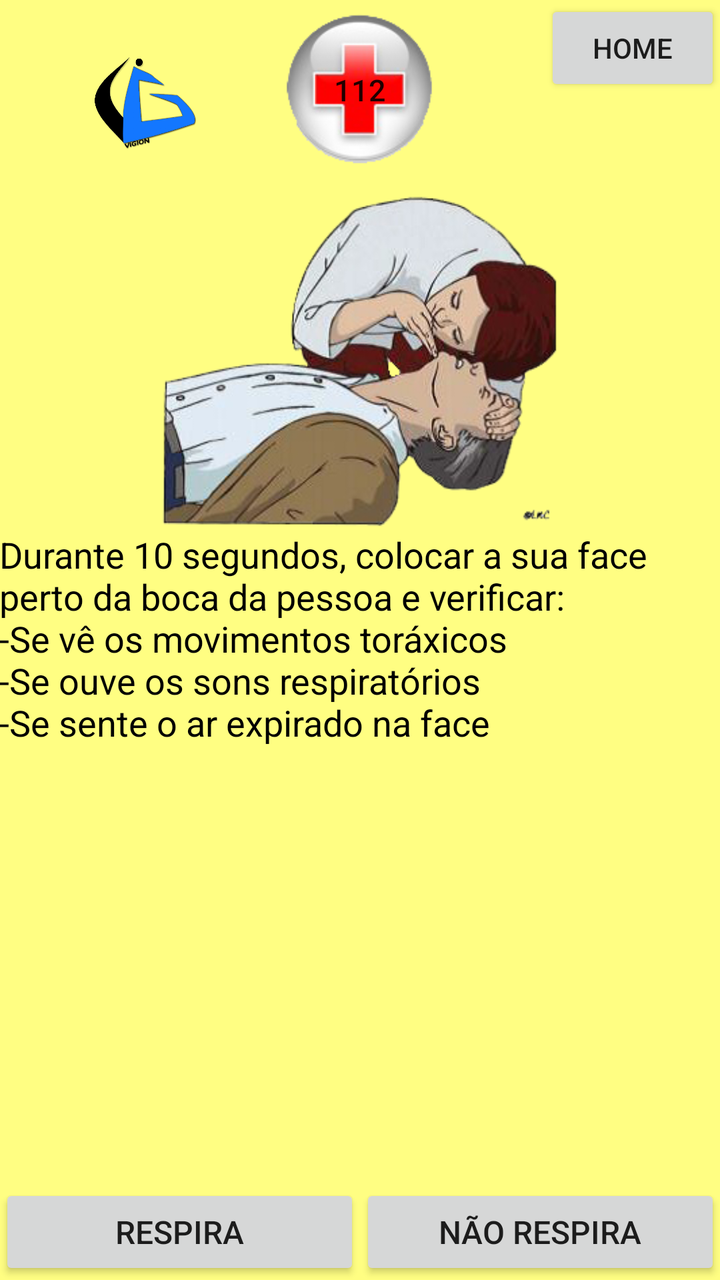
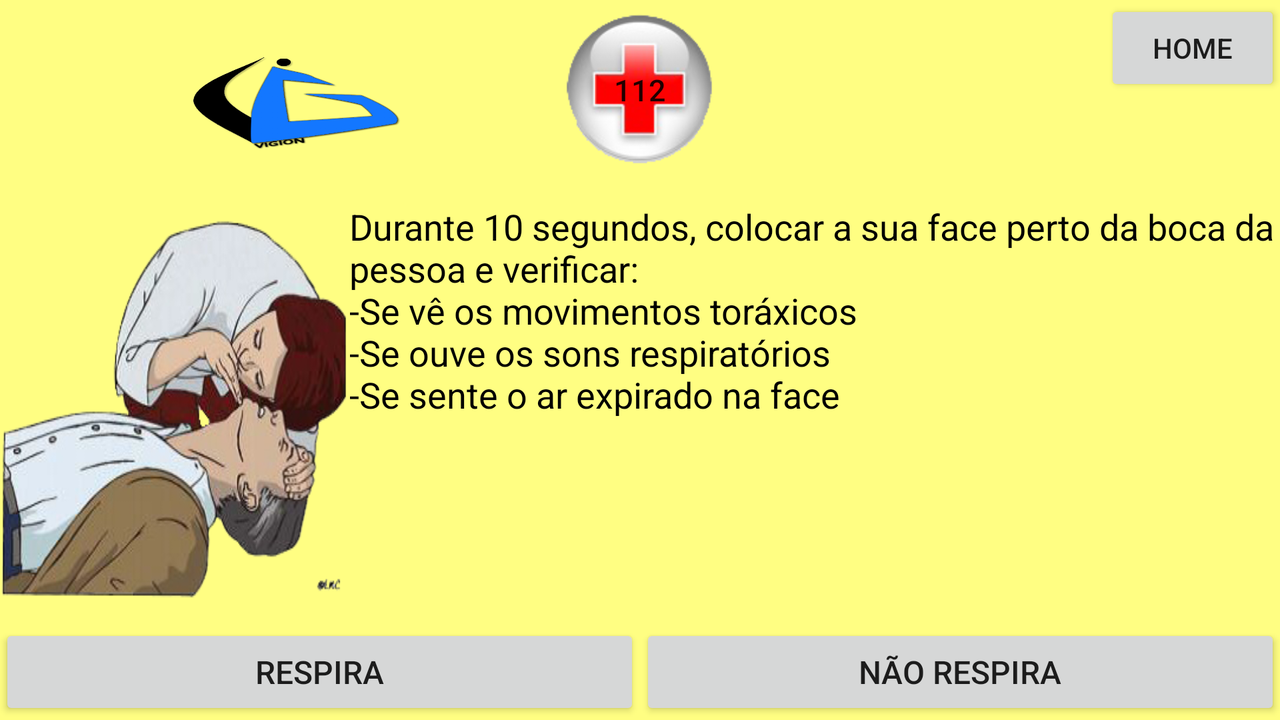

Compare how this app lays out the same screen by default and in its alternative resource folder. The renders come first, then the two layout files and the values they reference.
<!-- AndroidManifest.xml: application theme AppTheme -->
<!-- res/layout/activity_sbv_vos.xml -->
<RelativeLayout xmlns:android="http://schemas.android.com/apk/res/android"
    xmlns:tools="http://schemas.android.com/tools" android:layout_width="match_parent"
    android:layout_height="match_parent" android:paddingLeft="@dimen/activity_horizontal_margin"
    android:paddingRight="@dimen/activity_horizontal_margin"
    android:paddingTop="@dimen/activity_vertical_margin"
    android:paddingBottom="@dimen/activity_vertical_margin"
    tools:context="com.example.vss.suportebasicodevida5.sbv_vos"
    android:background="#fffffe82">

    <Button
        android:layout_width="90dp"
        android:layout_height="90dp"
        android:text="@string/emergencia"
        android:id="@+id/buttonEmergencia"
        android:onClick="onCLickChange2Activity"
        android:layout_alignParentTop="true"
        android:layout_centerHorizontal="true"
        android:background="@drawable/medicina_em_png_queroimagem_ceica_crispim_2_transparente"
        android:textSize="15dp" />

    <LinearLayout
        android:orientation="horizontal"
        android:layout_width="fill_parent"
        android:layout_height="wrap_content"
        android:layout_centerHorizontal="true"

        android:layout_alignParentBottom="true"
        android:id="@+id/linearLayout">

        <Button
            android:layout_width="match_parent"
            android:layout_height="wrap_content"
            android:text="@string/respira"
            android:id="@+id/buttonRespira"
            android:layout_alignTop="@+id/buttonNaoRespira"
            android:layout_alignParentLeft="true"
            android:layout_alignParentStart="true"
            android:onClick="onCLickChange2Activity"
            android:layout_gravity="left|bottom"
            android:layout_weight="1"
            android:textSize="16sp" />

        <Button
            android:layout_width="match_parent"
            android:layout_height="wrap_content"
            android:text="@string/nao_respira"
            android:id="@+id/buttonNaoRespira"
            android:onClick="onCLickChange2Activity"
            android:layout_alignParentBottom="true"
            android:layout_alignParentRight="true"
            android:layout_alignParentEnd="true"
            android:layout_gravity="right|bottom"
            android:layout_weight="1"
            android:textSize="16sp" />

    </LinearLayout>

    <Button
        android:layout_width="wrap_content"
        android:layout_height="wrap_content"
        android:text="@string/home"
        android:id="@+id/buttonHome"
        android:onClick="onCLickChange2Activity"
        android:layout_alignParentTop="true"
        android:layout_alignParentRight="true"
        android:layout_alignParentEnd="true" />

    <ImageView
        android:layout_width="90dp"
        android:layout_height="90dp"
        android:id="@+id/imageViewVSS"
        android:layout_alignParentTop="true"
        android:layout_alignParentLeft="true"
        android:layout_alignParentStart="true"
        android:background="@drawable/vigion_logo"
        android:layout_alignBottom="@+id/buttonEmergencia"
        android:layout_toLeftOf="@+id/buttonEmergencia"
        android:layout_toStartOf="@+id/buttonEmergencia" />

    <RelativeLayout
        android:layout_width="fill_parent"
        android:layout_height="fill_parent"
        android:layout_alignParentLeft="true"
        android:layout_alignParentStart="true"
        android:layout_alignParentRight="true"
        android:layout_alignParentEnd="true"
        android:layout_below="@+id/buttonEmergencia"
        android:layout_above="@+id/linearLayout">

        <ImageView
            android:layout_width="200dp"
            android:layout_height="175dp"
            android:id="@+id/imageView2"
            android:background="@drawable/vos2_transparente"
            android:layout_alignParentTop="true"
            android:layout_centerHorizontal="true" />

        <TextView
            android:layout_width="wrap_content"
            android:layout_height="wrap_content"
            android:textAppearance="?android:attr/textAppearanceMedium"
            android:text="@string/vos_sentidos"
            android:id="@+id/textView"
            android:textColor="#ff000000"
            android:layout_below="@+id/imageView2"
            android:layout_alignParentBottom="true" />


    </RelativeLayout>

</RelativeLayout>
<!-- resources referenced by this layout -->
<resources>
  <!-- drawable medicina_em_png_queroimagem_ceica_crispim_2_transparente: png bitmap (drawable-mdpi, 13470 bytes) -->
  <!-- drawable vigion_logo: png bitmap (drawable-mdpi, 108685 bytes) -->
  <!-- drawable vos2_transparente: png bitmap (drawable-mdpi, 92309 bytes) -->
  <string name="emergencia">112</string>
  <string name="home">HOME</string>
  <string name="nao_respira">Não Respira</string>
  <string name="respira">Respira</string>
  <string name="vos_sentidos">Durante 10 segundos, colocar a sua face perto da boca da pessoa e verificar:\n-Se vê os movimentos toráxicos\n-Se ouve os sons respiratórios\n-Se sente o ar expirado na face</string>
  <style name="AppTheme" parent="Theme.AppCompat.Light.NoActionBar">
          
      </style>
</resources>
<!-- res/layout-land/activity_sbv_vos.xml (the repository's variant of the layout above) -->
<!-- drawn on the phone turned sideways -->
<RelativeLayout xmlns:android="http://schemas.android.com/apk/res/android"
    xmlns:tools="http://schemas.android.com/tools" android:layout_width="match_parent"
    android:layout_height="match_parent" android:paddingLeft="@dimen/activity_horizontal_margin"
    android:paddingRight="@dimen/activity_horizontal_margin"
    android:paddingTop="@dimen/activity_vertical_margin"
    android:paddingBottom="@dimen/activity_vertical_margin"
    tools:context="com.example.vss.suportebasicodevida5.sbv_vos"
    android:background="#fffffe82">

    <Button
        android:layout_width="90dp"
        android:layout_height="90dp"
        android:text="@string/emergencia"
        android:id="@+id/buttonEmergencia"
        android:onClick="onCLickChange2Activity"
        android:layout_alignParentTop="true"
        android:layout_centerHorizontal="true"
        android:background="@drawable/medicina_em_png_queroimagem_ceica_crispim_2_transparente"
        android:textSize="15dp" />

    <LinearLayout
        android:orientation="horizontal"
        android:layout_width="fill_parent"
        android:layout_height="wrap_content"

        android:layout_alignParentBottom="true"
        android:id="@+id/linearLayout"
        android:layout_alignParentRight="true"
        android:layout_alignParentEnd="true"
        android:layout_alignParentLeft="true"
        android:layout_alignParentStart="true">

        <Button
            android:layout_width="match_parent"
            android:layout_height="wrap_content"
            android:text="@string/respira"
            android:id="@+id/buttonRespira"
            android:layout_alignTop="@+id/buttonNaoRespira"
            android:layout_alignParentLeft="true"
            android:layout_alignParentStart="true"
            android:onClick="onCLickChange2Activity"
            android:layout_gravity="left|bottom"
            android:layout_weight="1"
            android:textSize="16sp" />

        <Button
            android:layout_width="match_parent"
            android:layout_height="wrap_content"
            android:text="@string/nao_respira"
            android:id="@+id/buttonNaoRespira"
            android:onClick="onCLickChange2Activity"
            android:layout_alignParentBottom="true"
            android:layout_alignParentRight="true"
            android:layout_alignParentEnd="true"
            android:layout_gravity="right|bottom"
            android:layout_weight="1"
            android:textSize="16sp" />

    </LinearLayout>

    <Button
        android:layout_width="wrap_content"
        android:layout_height="wrap_content"
        android:text="@string/home"
        android:id="@+id/buttonHome"
        android:onClick="onCLickChange2Activity"
        android:layout_alignParentTop="true"
        android:layout_alignParentRight="true"
        android:layout_alignParentEnd="true" />

    <ImageView
        android:layout_width="90dp"
        android:layout_height="90dp"
        android:id="@+id/imageViewVSS"
        android:layout_alignParentTop="true"
        android:layout_alignParentLeft="true"
        android:layout_alignParentStart="true"
        android:background="@drawable/vigion_logo"
        android:layout_alignBottom="@+id/buttonEmergencia"
        android:layout_toLeftOf="@+id/buttonEmergencia"
        android:layout_toStartOf="@+id/buttonEmergencia" />

    <RelativeLayout
        android:layout_width="fill_parent"
        android:layout_height="fill_parent"
        android:layout_alignParentLeft="true"
        android:layout_alignParentStart="true"
        android:id="@+id/relativeLayout7"
        android:layout_below="@+id/buttonEmergencia"
        android:layout_above="@+id/linearLayout"
        android:layout_alignParentRight="true"
        android:layout_alignParentEnd="true">

        <ImageView
            android:layout_width="175dp"
            android:layout_height="200dp"
            android:id="@+id/imageView2"
            android:background="@drawable/vos2_transparente"
            android:layout_centerVertical="true"
            android:layout_alignParentLeft="true"
            android:layout_alignParentStart="true" />

        <TextView
            android:layout_width="wrap_content"
            android:layout_height="wrap_content"
            android:textAppearance="?android:attr/textAppearanceMedium"
            android:text="@string/vos_sentidos"
            android:id="@+id/textView"
            android:textColor="#ff000000"
            android:layout_alignParentRight="true"
            android:layout_alignParentEnd="true"
            android:layout_alignParentBottom="true"
            android:layout_alignTop="@+id/imageView2"
            android:layout_toRightOf="@+id/imageView2"
            android:layout_toEndOf="@+id/imageView2" />


    </RelativeLayout>

</RelativeLayout>
